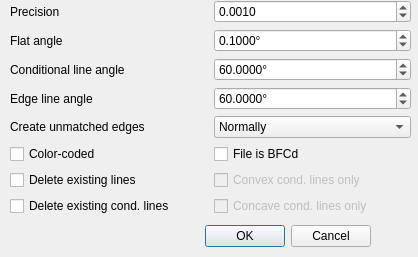
<?xml version="1.0" encoding="UTF-8"?>
<ui version="4.0">
 <class>Edger2Dialog</class>
 <widget class="QDialog" name="Edger2Dialog">
  <property name="geometry">
   <rect>
    <x>0</x>
    <y>0</y>
    <width>418</width>
    <height>257</height>
   </rect>
  </property>
  <property name="windowTitle">
   <string>Edger 2</string>
  </property>
  <property name="windowOpacity">
   <double>1.000000000000000</double>
  </property>
  <widget class="QDialogButtonBox" name="buttonBox">
   <property name="geometry">
    <rect>
     <x>30</x>
     <y>220</y>
     <width>341</width>
     <height>32</height>
    </rect>
   </property>
   <property name="orientation">
    <enum>Qt::Horizontal</enum>
   </property>
   <property name="standardButtons">
    <set>QDialogButtonBox::Cancel|QDialogButtonBox::Ok</set>
   </property>
  </widget>
  <widget class="QWidget" name="gridLayoutWidget">
   <property name="geometry">
    <rect>
     <x>10</x>
     <y>0</y>
     <width>401</width>
     <height>220</height>
    </rect>
   </property>
   <layout class="QGridLayout" name="gridLayout">
    <item row="6" column="1">
     <layout class="QVBoxLayout" name="verticalLayout">
      <item>
       <widget class="QCheckBox" name="cb_colored">
        <property name="text">
         <string>Color-coded</string>
        </property>
       </widget>
      </item>
      <item>
       <widget class="QCheckBox" name="cb_dellines">
        <property name="text">
         <string>Delete existing lines</string>
        </property>
       </widget>
      </item>
      <item>
       <widget class="QCheckBox" name="cb_delcond">
        <property name="text">
         <string>Delete existing cond. lines</string>
        </property>
       </widget>
      </item>
     </layout>
    </item>
    <item row="3" column="2">
     <widget class="QDoubleSpinBox" name="dsb_edgeangle">
      <property name="suffix">
       <string>°</string>
      </property>
      <property name="decimals">
       <number>4</number>
      </property>
      <property name="maximum">
       <double>360.000000000000000</double>
      </property>
      <property name="singleStep">
       <double>0.100000000000000</double>
      </property>
      <property name="value">
       <double>60.000000000000000</double>
      </property>
     </widget>
    </item>
    <item row="2" column="1">
     <widget class="QLabel" name="label_2">
      <property name="text">
       <string>Conditional line angle</string>
      </property>
     </widget>
    </item>
    <item row="2" column="2">
     <widget class="QDoubleSpinBox" name="dsb_condangle">
      <property name="suffix">
       <string>°</string>
      </property>
      <property name="decimals">
       <number>4</number>
      </property>
      <property name="maximum">
       <double>360.000000000000000</double>
      </property>
      <property name="singleStep">
       <double>0.100000000000000</double>
      </property>
      <property name="value">
       <double>60.000000000000000</double>
      </property>
     </widget>
    </item>
    <item row="1" column="1">
     <widget class="QLabel" name="label_3">
      <property name="text">
       <string>Flat angle</string>
      </property>
     </widget>
    </item>
    <item row="3" column="1">
     <widget class="QLabel" name="label_4">
      <property name="text">
       <string>Edge line angle</string>
      </property>
     </widget>
    </item>
    <item row="0" column="2">
     <widget class="QDoubleSpinBox" name="dsb_precision">
      <property name="suffix">
       <string/>
      </property>
      <property name="decimals">
       <number>4</number>
      </property>
      <property name="value">
       <double>0.001000000000000</double>
      </property>
     </widget>
    </item>
    <item row="4" column="2">
     <widget class="QComboBox" name="cmb_unmatched">
      <property name="currentIndex">
       <number>1</number>
      </property>
      <item>
       <property name="text">
        <string>Only</string>
       </property>
      </item>
      <item>
       <property name="text">
        <string>Normally</string>
       </property>
      </item>
      <item>
       <property name="text">
        <string>Never</string>
       </property>
      </item>
     </widget>
    </item>
    <item row="0" column="1">
     <widget class="QLabel" name="label">
      <property name="text">
       <string>Precision</string>
      </property>
     </widget>
    </item>
    <item row="1" column="2">
     <widget class="QDoubleSpinBox" name="dsb_flatangle">
      <property name="suffix">
       <string>°</string>
      </property>
      <property name="decimals">
       <number>4</number>
      </property>
      <property name="minimum">
       <double>0.000000000000000</double>
      </property>
      <property name="maximum">
       <double>360.000000000000000</double>
      </property>
      <property name="singleStep">
       <double>0.100000000000000</double>
      </property>
      <property name="value">
       <double>0.100000000000000</double>
      </property>
     </widget>
    </item>
    <item row="4" column="1">
     <widget class="QLabel" name="label_5">
      <property name="text">
       <string>Create unmatched edges</string>
      </property>
     </widget>
    </item>
    <item row="6" column="2">
     <layout class="QVBoxLayout" name="verticalLayout_2">
      <item>
       <widget class="QCheckBox" name="cb_bfc">
        <property name="text">
         <string>File is BFCd</string>
        </property>
       </widget>
      </item>
      <item>
       <widget class="QCheckBox" name="cb_convex">
        <property name="enabled">
         <bool>false</bool>
        </property>
        <property name="text">
         <string>Convex cond. lines only</string>
        </property>
       </widget>
      </item>
      <item>
       <widget class="QCheckBox" name="cb_concave">
        <property name="enabled">
         <bool>false</bool>
        </property>
        <property name="text">
         <string>Concave cond. lines only</string>
        </property>
       </widget>
      </item>
     </layout>
    </item>
   </layout>
  </widget>
 </widget>
 <resources/>
 <connections>
  <connection>
   <sender>buttonBox</sender>
   <signal>accepted()</signal>
   <receiver>Edger2Dialog</receiver>
   <slot>accept()</slot>
   <hints>
    <hint type="sourcelabel">
     <x>248</x>
     <y>254</y>
    </hint>
    <hint type="destinationlabel">
     <x>157</x>
     <y>274</y>
    </hint>
   </hints>
  </connection>
  <connection>
   <sender>buttonBox</sender>
   <signal>rejected()</signal>
   <receiver>Edger2Dialog</receiver>
   <slot>reject()</slot>
   <hints>
    <hint type="sourcelabel">
     <x>316</x>
     <y>260</y>
    </hint>
    <hint type="destinationlabel">
     <x>286</x>
     <y>274</y>
    </hint>
   </hints>
  </connection>
 </connections>
</ui>
